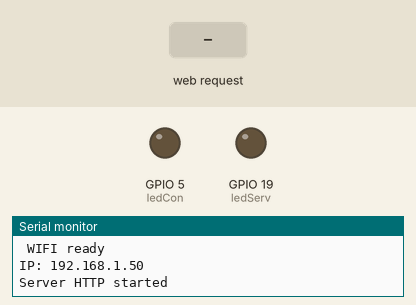
This sketch was run on a simulated ESP32. On the bench: output pins drawn as LEDs (lit = HIGH), the last lines printed to the serial monitor. The test bench sets the inputs (shaded band). WiFi joins after 1.5 s; servers stay silent unless stated.

Above: at 2.7 s.
2.8 s: HTTP request GET /?LED=1 received
At 3.1 s:
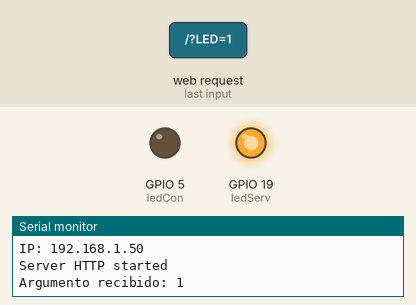
4.3 s: HTTP request GET /?LED=0 received
At 5.4 s:
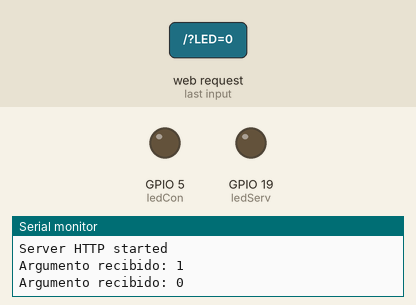
Timing chart, 0 to 7.3 s (numbered marks = the images above; inputs shaded):
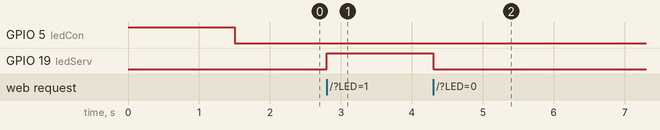

The sketch:

9_Server_Post.ino
```cpp
#include <WiFi.h>
#include <WebServer.h>
#include <string.h>

#define ledServ 19
#define ledCon 5


//Introducir Parámetros de la red a la que te quieres conectar_ SSID y PASSWORD
const char* ssid="Led Dani";
const char* password="daniled1";

String ESTADO = "En espera, ON/OFF";

const String html_page_orig1 PROGMEM = "<!DOCTYPE html><html> <head> <title>Led Control</title> <style> body { display: flex; flex-direction: column; align-items: center; justify-content: center; height: 100vh; margin: 0; } h1, h2 { font-size: 80px; } button { font-size: 100px; margin: 40px; } </style> </head> <body> <h1>Led State</h1> <h2>";

const String html_page_orig2 PROGMEM = "</h2> <div> <form method=\"POST\" action=\"/\"> <button id=\"on\" name=\"LED\" value=\"1\">ON</button> <button id=\"off\" name=\"LED\" value=\"0\">OFF</button> </form> </div> </body></html>";

String POST = "prueba post";

String PROGMEM html_page;


String Html_construct() {

  html_page = html_page_orig1 + ESTADO + html_page_orig2;
  delay(100);
  return html_page;
}

WebServer server(80);

// ip?LED=0/1
void handleRoot() {

  String ledState = server.arg("LED");
  Serial.print("Argumento recibido: ");
  ledState.toUpperCase();
  Serial.println(ledState);

  if (ledState == "1") {
    ESTADO = "ON";
    digitalWrite(ledServ, HIGH);
  }

  else if (ledState == "0") {
    ESTADO = "OFF";
    digitalWrite(ledServ, LOW);
  }

  else {
    ESTADO = "Pulse ON/OFF";
  }

  html_page = Html_construct();
  server.send(200, "text/html", html_page);

 /* digitalWrite(ledCon, HIGH);
  Serial.println("Solicitud aceptada");
  delay(500);
  digitalWrite(ledCon, LOW);*/
}

void setup() {
  pinMode(ledCon, OUTPUT);
  pinMode(ledServ, OUTPUT);
  digitalWrite(ledCon, HIGH);

  Serial.begin(115200);

  Serial.println("\nWIFI station setting");
  WiFi.mode(WIFI_STA);
  WiFi.begin(ssid, password);

  while (WiFi.status() != WL_CONNECTED) {
    delay(1500);
    Serial.print(".");
  }
  Serial.println("\n WIFI ready");
  Serial.print("IP: ");
  Serial.println(WiFi.localIP());
  server.on("/", handleRoot);
  server.begin();
  Serial.println("Server HTTP started");
    digitalWrite(ledCon, LOW);

}

void loop() {
  server.handleClient();
}
```

Measured:
- after the input at 2.8 s, GPIO 19 (ledServ): LOW → HIGH at once
- after the input at 4.3 s, GPIO 19 (ledServ): HIGH → LOW at once
